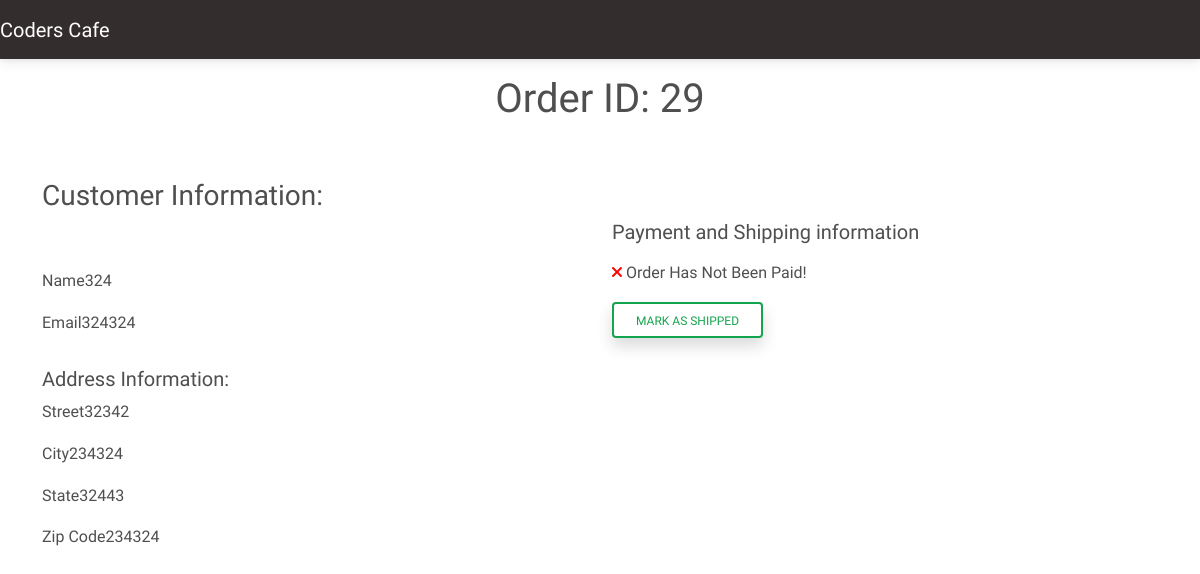
The page /cafe/order/29 (signed in) on the database its author committed.
### customer/models.py (models this page shows, shortened)
class OrderModel(models.Model):
    created_on = models.DateTimeField(auto_now_add=True)
    price = models.DecimalField(max_digits=7, decimal_places=2)
    items = models.ManyToManyField(
        'MenuItem', related_name='order', blank=True)
    name = models.CharField(max_length=50, blank=True)
    email = models.EmailField(max_length=50, blank=True)
    street = models.CharField(max_length=50, blank=True)
    city = models.CharField(max_length=50, blank=True)
    state = models.CharField(max_length=15, blank=True)
    zip_code = models.IntegerField(blank=True, null=True)
    is_paid = models.BooleanField(default=False)
    is_shipped = models.BooleanField(default=False)

### cafe/views.py (the view, shortened to what this page needs)
# urls.py: path('order/<int:pk>', OrderDetails.as_view(), name='order-details'),
class OrderDetails(LoginRequiredMixin, UserPassesTestMixin, View):
    def get(self, request, pk, *args, **kwargs):
        order = OrderModel.objects.get(pk=pk)
        context = {
            'order': order
        }
        return render(request, 'cafe/order-details.html', context)
    def test_func(self):
        return self.request.user.groups.filter(name='staff').exists()

### cafe/templates/cafe/order-details.html (shortened to what this page needs)
{% extends 'cafe/base.html' %}
{% block content %}
<div class="container mytext_style">
    <div class="row justify-content-center">
        <div class="col-md-6 col-sm-12 text-center mt-3">
            <h1>Order ID: {{ order.pk }}</h1>
        </div>
    </div>
    <div class="row justify-content-center">
        <div class="col-md-12 col-sm-12 mt-5">
            <h3>Customer Information:</h3>
        </div>
    </div>
    <div class="row justify-content-center">
        <div class="col-md-6 col-sm-12 mt-5">
            <p><span style="font-weight: 400;">Name</span>{{ order.name}}</p>
            <p><span style="font-weight: 400;">Email</span>{{ order.email}}</p>
            <h5 class="pt-3">Address Information:</h5>
            <p><span style="font-weight: 400;">Street</span>{{ order.street}}</p>
            <p><span style="font-weight: 400;">City</span>{{ order.city}}</p>
            <p><span style="font-weight: 400;">State</span>{{ order.state}}</p>
            <p><span style="font-weight: 400;">Zip Code</span>{{ order.zip_code}}</p>
        </div>
        <div class="col-md-6 col-sm-12">
            <h5>Payment and Shipping information</h5>
            <p class="mt-3">{% if order.is_paid %}
                <p><i style="color:green;" class="fas fa-check"></i><span class="pl-2"> Order Has Been Paid!</span></p>
                {% else %}
                <p><i style="color:red;" class="fas fa-times"></i><span class="pl-2"> Order Has Not Been Paid!</span>
                </p>
                {% endif %}</p>
            {% if order.is_shipped %}
            <p><i style="color:green;" class="fas fa-check"></i><span class="pl-2"> Order Has Been Shipped!</span></p>
            {% else %}
            <form method="POST">
                <button type="submit" class="btn btn-outline-success shadow"> Mark as Shipped</button>
            </form>
            {% endif %}
        </div>
    </div>
</div>
{% endblock content %}

### customer/static/customer/site.css (style rules this page uses)
.mytext_style { font-family: 'Kurale', serif; font-weight: 100; }

### rows shown on the page
OrderModel: pk "29", name "324", email "324324", street "32342", city "234324", state "32443", zip_code "234324"
